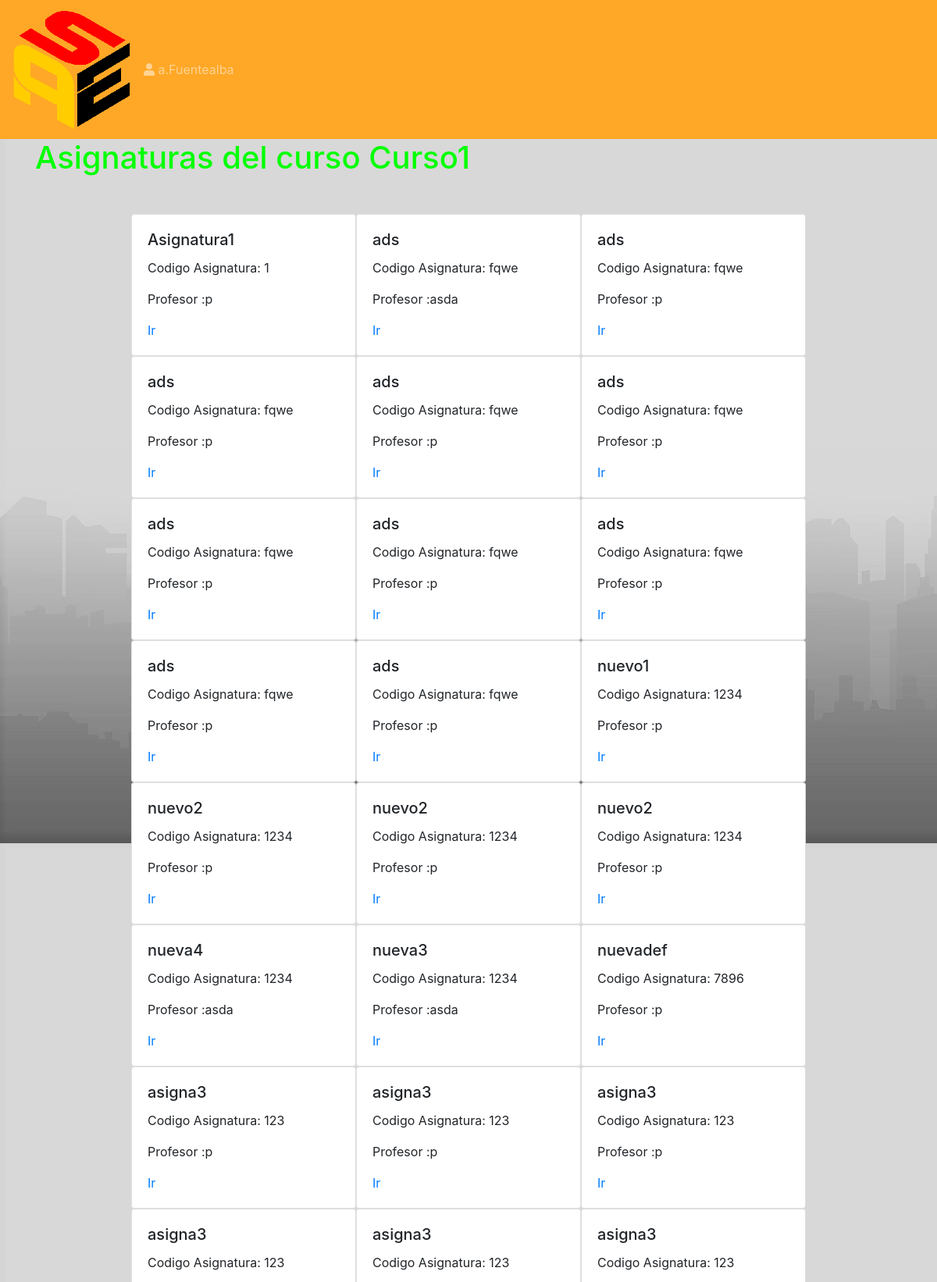
Page /colegio/1/1/asignaturas/ (signed in, upper part) on the committed database.
### Registro/models.py (models this page shows, shortened)
class Curso(models.Model):
	nombrecurso=models.CharField(max_length=20)
	codigo_curso=models.CharField(max_length=4)
	colegio= models.ForeignKey(Colegio,on_delete=models.CASCADE)
	cursos=models.Manager()

class Asignatura(models.Model):
	materias= (
        ('leg', 'Lenguaje'),
        ('mat', 'Matematicas'),
        ('his', 'Historia'),
        ('fis', 'Fisica'),
        ('qui', 'Quimica'),
        ('bio', 'Biologia'),
        ('ing', 'Ingles'),
    )
	nombre_asignatura=models.CharField(max_length=20)
	codigo=models.CharField(max_length=4)
	curso=models.ForeignKey(Curso,on_delete=models.CASCADE)
	profesor=models.ForeignKey(Profesor,on_delete=models.CASCADE)
	unidades=models.PositiveIntegerField(default=0, blank=True, null=True)
	materia=models.CharField(max_length=3,choices=materias, blank=True, null=True)
	asignaturas= models.Manager()

class Profesor(models.Model):
	user = models.OneToOneField(User, on_delete=models.CASCADE, blank=True, null=True)
	GENDER_CHOICES = (
        ('M', 'Male'),
        ('F', 'Female'),
    )
	rut=models.CharField(max_length=10)
	tipouser=models.PositiveIntegerField(blank=True, null=True)
	usercreado=models.PositiveIntegerField(default=0, blank=True, null=True)
	nombre=models.CharField(max_length=20)
	apellido=models.CharField(max_length=20)
	fechanacimiento=models.DateTimeField()
	sexo = models.CharField(max_length=1,choices=GENDER_CHOICES)
	responsabilidad = models.BooleanField()
	colegio_pertenece = models.ForeignKey(Colegio,on_delete=models.CASCADE)
	profesores=models.Manager()

### Registro/views.py (the view)
# urls.py: re_path(r'^colegio/(?P<pk_colegio>\d+)/(?P<pk_curso>\d+)/asignaturas/$', views.HomeAsignaturasCursoView.as_view(), name='asignaturas_del_curso'),
class HomeAsignaturasCursoView(LoginRequiredMixin, TemplateView):
	def get(self,request,**kwargs):
		nombre = kwargs["pk_curso"]
		return render(request,'asignaturas_curso.html',{'asignaturas':Asignatura.asignaturas.all(),'curso':Curso.cursos.get(id=nombre),'tipo':1})

### Registro/templates/asignaturas_curso.html (shortened to what this page needs)
{% extends 'base.html' %}
{% block content %}
<h1>Asignaturas del curso {{curso.nombrecurso}}</h1>
 <div class="container">
 	<div class="row mt-5 justify-content-center">
 {% for asignatura in asignaturas %}
 	{% ifequal asignatura.curso_id curso.id %}
 		<div class="card" style="width: 18rem;">
 			<div class="card-body">
 				<h5 class="card-title">{{asignatura.nombre_asignatura}}</h5>
 				<p class="card-text">Codigo Asignatura: {{asignatura.codigo}}</p>
 				<p class="card-text">Profesor :{{asignatura.profesor.nombre}}</p>
 				<a href="/colegio/{{curso.colegio.id}}/{{curso.id}}/asignaturas/{{asignatura.id}}" class="card-link">Ir</a>
 			</div>
 		</div>
 	{% endifequal %}
 {% endfor %}
 	</div>
 </div>
{% endblock %}

### Registro/templates/navbar.html (shortened to what this page needs)
{% load staticfiles %}
<nav class="navbar navbar-expand-lg navbar-dark" style="background-color: #ffa726;">
	<a class="navbar-brand" href="{% url 'index' %}"><img id="brand-image"  src="{% static 'images/Logo152.png' %}" /></a>
	<div class="collapse navbar-collapse" id="navbarNav">
		<ul class="navbar-nav mr-auto">
		{% if user.is_authenticated %}
<span class="navbar-text">
	<i alt="Website Logo" class="fas fa-user"></i> {{ user.username }}
</span>
{% endif %}
</div>
</nav>

### Registro/static/css/Registro.css (style rules this page uses)
h1 { color: #00ff00 }
.navbar { background-color: #FFA500; !important; }

### rows in the picture
Curso: nombrecurso "Curso1"
Asignatura: nombre_asignatura "Asignatura1", codigo "1", profesor.nombre "p"
Asignatura: nombre_asignatura "ads", codigo "fqwe", profesor.nombre "asda"
Asignatura: nombre_asignatura "ads", codigo "fqwe", profesor.nombre "p"
Asignatura: nombre_asignatura "ads", codigo "fqwe", profesor.nombre "p"
Asignatura: nombre_asignatura "ads", codigo "fqwe", profesor.nombre "p"
Asignatura: nombre_asignatura "ads", codigo "fqwe", profesor.nombre "p"
Asignatura: nombre_asignatura "ads", codigo "fqwe", profesor.nombre "p"
Asignatura: nombre_asignatura "ads", codigo "fqwe", profesor.nombre "p"
Asignatura: nombre_asignatura "ads", codigo "fqwe", profesor.nombre "p"
Asignatura: nombre_asignatura "ads", codigo "fqwe", profesor.nombre "p"
Asignatura: nombre_asignatura "ads", codigo "fqwe", profesor.nombre "p"
Asignatura: nombre_asignatura "nuevo1", codigo "1234", profesor.nombre "p"
Asignatura: nombre_asignatura "nuevo2", codigo "1234", profesor.nombre "p"
Asignatura: nombre_asignatura "nuevo2", codigo "1234", profesor.nombre "p"
Asignatura: nombre_asignatura "nuevo2", codigo "1234", profesor.nombre "p"
Asignatura: nombre_asignatura "nueva4", codigo "1234", profesor.nombre "asda"
Asignatura: nombre_asignatura "nueva3", codigo "1234", profesor.nombre "asda"
Asignatura: nombre_asignatura "nuevadef", codigo "7896", profesor.nombre "p"
Asignatura: nombre_asignatura "asigna3", codigo "123", profesor.nombre "p"
Asignatura: nombre_asignatura "asigna3", codigo "123", profesor.nombre "p"
Asignatura: nombre_asignatura "asigna3", codigo "123", profesor.nombre "p"
Asignatura: nombre_asignatura "asigna3", codigo "123"
Asignatura: nombre_asignatura "asigna3", codigo "123"
Asignatura: nombre_asignatura "asigna3", codigo "123"

### other values in the picture
{{ user.username }} "a.Fuentealba"
